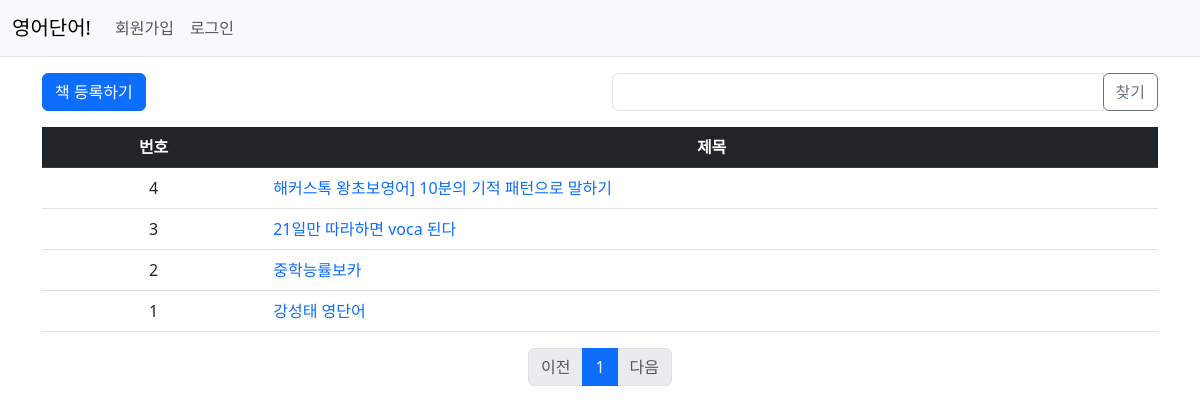
Screenshot of /word/ with the database file from the repository.
### word/models.py (models this page shows, shortened)
class Book(models.Model):
    name = models.CharField(max_length=200)
    link = models.CharField(null=True, blank=True, max_length=200)
    cover = models.CharField(null=True, blank=True, max_length=200)
    create_user = models.ForeignKey(User, on_delete=models.CASCADE)
    create_date = models.DateTimeField()

### word/views/base_views.py (the view)
# urls.py: path('', base_views.index, name='index')
def index(request):
    page = request.GET.get('page', '1')
    kw = request.GET.get('kw', '')
    book_list = Book.objects.order_by('-create_date')
    if kw:
        book_list = book_list.filter(
            Q(name__icontains=kw)
        ).distinct()
    paginator = Paginator(book_list, 10)
    page_obj = paginator.get_page(page)
    context = {'book_list': page_obj, 'page': page, 'kw': kw, 'title_tag': '영어단어 책 리스트'}
    return render(request, 'word/book_list.html', context)

### pybo/templatetags/pybo_filter.py (called while the page is built)
@register.filter
def sub(value, arg):
    return value - arg

### templates/word/book_list.html (shortened to what this page needs)
{% extends 'base.html' %}
{% load pybo_filter %}
{% block content %}
<div class="container my-3">
    <div class="row my-3">
        <div class="col-6">
            <a href="{% url 'word:book_create' %}" class="btn btn-primary">책 등록하기</a>
        </div>
        <div class="col-6">
            <div class="input-group">
                <input type="text" id="search_kw" class="form-control" value="{{ kw|default_if_none:'' }}">
                <div class="input-group-append">
                    <button class="btn btn-outline-secondary" type="button" id="btn_search">찾기</button>
                </div>
            </div>
        </div>
    </div>
    <table class="table">
        <thead>
            <tr class="table-dark text-center">
                <th>번호</th>
                <th style="width:80%">제목</th>
            </tr>
        </thead>
        <tbody>
        {% if book_list %}
            {% for book in book_list %}
            <tr>
                <td class="text-center">{{ book_list.paginator.count|sub:book_list.start_index|sub:forloop.counter0|add:1}}</td>
                <td class="text-start">
                    <a href="{% url 'word:book_detail' book.id %}">{{book.name}}</a>
                </td>
            </tr>
            {% endfor %}
        {% else %}
            <tr>
                <td colspan="2">등록된 책이 없습니다.</td>
            </tr>
        {% endif %}
        </tbody>
    </table>
    <ul class="pagination justify-content-center">
        {% if book_list.has_previous %}
        <li class="page-item">
            <a class="page-link" data-page="?page={{ book_list.previous_page_number }}" href="javascript:void(0)">이전</a>
        </li>
        {% else %}
        <li class="page-item disabled">
            <a class="page-link" tabindex="-1" aria-disabled="true" href="#">이전</a>
        </li>
        {% endif %}
        {% for page_number in book_list.paginator.page_range %}
        {% if page_number >= book_list.number|add:-5 and page_number <= book_list.number|add:5 %}
        {% if page_number == book_list.number %}
        <li class="page-item active" aria-current="page">
            <a class="page-link" data-page="?page={{ page_number }}" href="javascript:void(0)">{{ page_number }}</a>
        </li>
        {% else %}
        <li class="page-item">
            <a class="page-link" data-page="?page={{ page_number }}" href="javascript:void(0)">{{ page_number }}</a>
        </li>
        {% endif %}
        {% endif %}
        {% endfor %}
        {% if book_list.has_next %}
        <li class="page-item">
            <a class="page-link" data-page="?page={{ book_list.next_page_number }}" href="javascript:void(0)">다음</a>
        </li>
        {% else %}
        <li class="page-item disabled">
            <a class="page-link" tabindex="-1" aria-disabled="true" href="#">다음</a>
        </li>
        {% endif %}
    </ul>
</div>
{% endblock %}

### static/style.css (style rules this page uses)
a { text-decoration:none; }

### rows the page displays
Book: paginator.count|sub "4", name "해커스톡 왕초보영어] 10분의 기적 패턴으로 말하기"
Book: paginator.count|sub "3", name "21일만 따라하면 voca 된다"
Book: paginator.count|sub "2", name "중학능률보카"
Book: paginator.count|sub "1", name "강성태 영단어"

### other values shown
{{ page_number }} "1"
